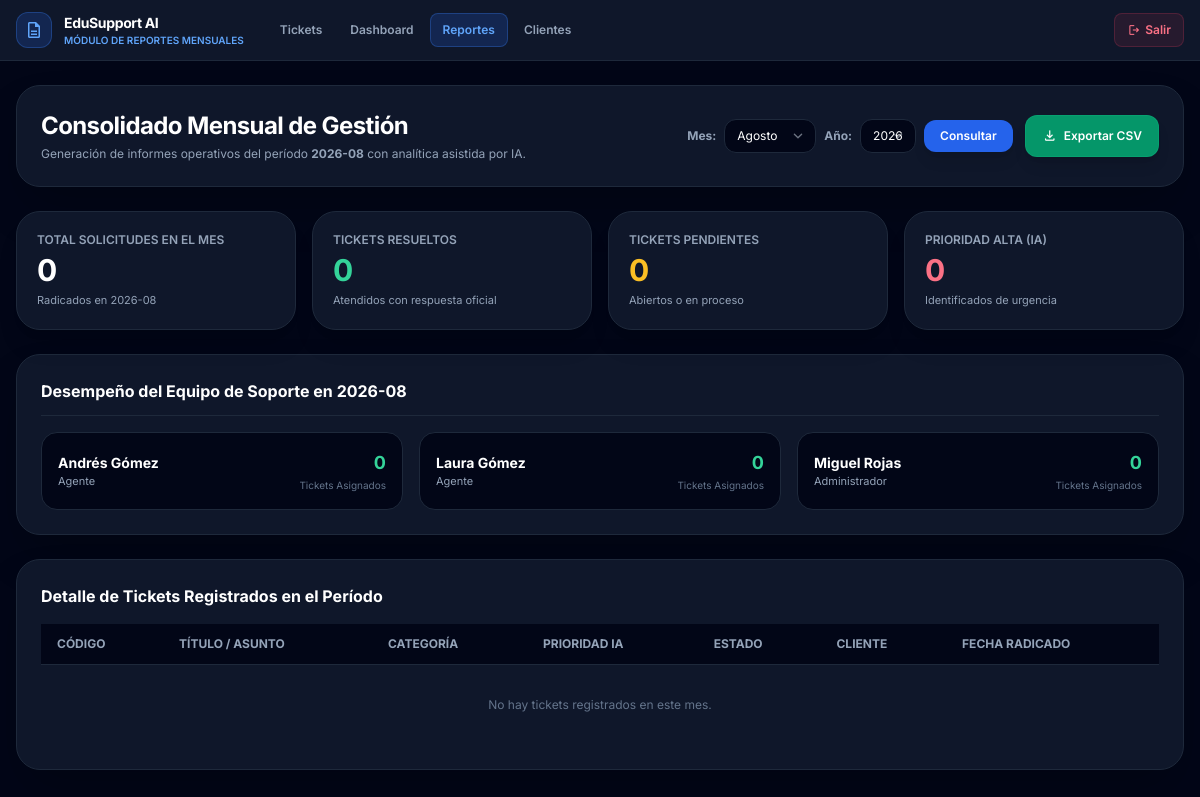
Page /admin/reportes on the committed database.
### app/models.py (models this page shows)
class UsuarioAgente(Base):
    __tablename__ = "tbl_usuario_agente"
    id_agente = Column(Integer, primary_key=True, index=True, autoincrement=True)
    nombre_completo = Column(String(150), nullable=False)
    correo_electronico = Column(String(100), unique=True, nullable=False)
    rol = Column(String(50), default="Agente", nullable=False)
    password_hash = Column(String(255), nullable=True)
    ultimo_acceso = Column(DateTime, nullable=True)
    activo = Column(Boolean, default=True)
    fecha_creacion = Column(DateTime, default=datetime.utcnow)
    tickets_asignados = relationship("Ticket", back_populates="agente_asignado")
    soluciones = relationship("Solucion", back_populates="autor")

### app/main.py (the view)
@app.get("/admin/reportes", response_class=HTMLResponse)
def page_reportes(request: Request, mes: int = 8, anio: int = 2026, db: Session = Depends(get_db)):
    rep = crud.get_monthly_report_data(db, mes, anio)
    return templates.TemplateResponse(request=request, name="reportes.html", context={
        "reporte": rep,
        "mes": mes,
        "anio": anio
    })

### app/templates/reportes.html (shortened to what this page needs)
<!DOCTYPE html>
<html lang="es" class="h-full bg-slate-950 text-slate-100">
<head>
    <script src="https://cdn.tailwindcss.com?plugins=forms,container-queries"></script>
</head>
<body class="min-h-full flex flex-col justify-between">
    <header class="border-b border-slate-800 bg-slate-900 sticky top-0 z-50">
        <div class="max-w-7xl mx-auto px-4 py-3 flex items-center justify-between">
            <div class="flex items-center gap-6">
                <a href="/admin/dashboard" class="flex items-center gap-3">
                    <div class="w-9 h-9 bg-blue-600/20 text-blue-400 rounded-xl flex items-center justify-center border border-blue-500/30">
                        <span class="material-symbols-outlined text-xl">description</span>
                    </div>
                    <div>
                        <h1 class="font-bold text-white text-sm tracking-tight">EduSupport AI</h1>
                        <p class="text-[10px] text-blue-400 font-semibold uppercase">Módulo de Reportes Mensuales</p>
                    </div>
                </a>
                <nav class="hidden md:flex items-center gap-1 text-xs font-semibold">
                    <a href="/agente/tickets" class="px-3 py-2 rounded-lg text-slate-400 hover:text-white transition">Tickets</a>
                    <a href="/admin/dashboard" class="px-3 py-2 rounded-lg text-slate-400 hover:text-white transition">Dashboard</a>
                    <a href="/admin/reportes" class="px-3 py-2 rounded-lg bg-blue-600/20 text-blue-400 border border-blue-500/30">Reportes</a>
                    <a href="/admin/clientes" class="px-3 py-2 rounded-lg text-slate-400 hover:text-white transition">Clientes</a>
                </nav>
            </div>
            <div class="flex items-center gap-3">
                <a href="/" class="text-xs font-semibold text-rose-400 hover:text-rose-300 px-3 py-1.5 rounded-lg border border-rose-500/20 bg-rose-500/10 flex items-center gap-1 transition">
                    <span class="material-symbols-outlined text-sm">logout</span> Salir
                </a>
            </div>
        </div>
    </header>
    <main class="max-w-7xl mx-auto w-full px-4 py-6 flex-1 space-y-6">
        <div class="bg-slate-900 border border-slate-800 rounded-3xl p-6 shadow-2xl flex flex-wrap items-center justify-between gap-4">
            <div>
                <h2 class="text-2xl font-bold text-white tracking-tight">Consolidado Mensual de Gestión</h2>
                <p class="text-xs text-slate-400 mt-1">Generación de informes operativos del período <strong>{{ reporte.periodo }}</strong> con analítica asistida por IA.</p>
            </div>
            <div class="flex flex-wrap items-center gap-3">
                <form action="/admin/reportes" method="GET" class="flex items-center gap-2">
                    <label class="text-xs font-bold text-slate-400">Mes:</label>
                    <select name="mes" class="bg-slate-950 border border-slate-800 rounded-xl text-xs text-white px-3 py-2 focus:outline-none">
                        <option value="8" {% if mes == 8 %}selected{% endif %}>Agosto</option>
                    </select>
                    <label class="text-xs font-bold text-slate-400">Año:</label>
                    <select name="anio" class="bg-slate-950 border border-slate-800 rounded-xl text-xs text-white px-3 py-2 focus:outline-none">
                        <option value="2026" selected>2026</option>
                    </select>
                    <button type="submit" class="bg-blue-600 hover:bg-blue-500 text-white font-semibold text-xs px-4 py-2 rounded-xl shadow-lg transition">
                        Consultar
                    </button>
                </form>
                <a href="/admin/reportes/exportar-csv?mes={{ mes }}&anio={{ anio }}" class="bg-emerald-600 hover:bg-emerald-500 text-white font-semibold text-xs px-4 py-2 rounded-xl shadow-lg transition flex items-center gap-1.5 border border-emerald-500/30">
                    <span class="material-symbols-outlined text-base">download</span>
                    <span>Exportar CSV</span>
                </a>
            </div>
        </div>
        <div class="grid grid-cols-1 sm:grid-cols-2 lg:grid-cols-4 gap-4">
            <div class="bg-slate-900 border border-slate-800 p-5 rounded-3xl shadow-xl">
                <div class="text-xs font-semibold text-slate-400 uppercase mb-1">Total Solicitudes en el Mes</div>
                <div class="text-3xl font-bold text-white">{{ reporte.total_tickets }}</div>
                <p class="text-[11px] text-slate-400 mt-1">Radicados en {{ reporte.periodo }}</p>
            </div>
            <div class="bg-slate-900 border border-slate-800 p-5 rounded-3xl shadow-xl">
                <div class="text-xs font-semibold text-slate-400 uppercase mb-1">Tickets Resueltos</div>
                <div class="text-3xl font-bold text-emerald-400">{{ reporte.tickets_resueltos }}</div>
                <p class="text-[11px] text-slate-400 mt-1">Atendidos con respuesta oficial</p>
            </div>
            <div class="bg-slate-900 border border-slate-800 p-5 rounded-3xl shadow-xl">
                <div class="text-xs font-semibold text-slate-400 uppercase mb-1">Tickets Pendientes</div>
                <div class="text-3xl font-bold text-amber-400">{{ reporte.tickets_abiertos + reporte.tickets_en_proceso }}</div>
                <p class="text-[11px] text-slate-400 mt-1">Abiertos o en proceso</p>
            </div>
            <div class="bg-slate-900 border border-slate-800 p-5 rounded-3xl shadow-xl">
                <div class="text-xs font-semibold text-slate-400 uppercase mb-1">Prioridad Alta (IA)</div>
                <div class="text-3xl font-bold text-rose-400">{{ reporte.prioridad_alta }}</div>
                <p class="text-[11px] text-slate-400 mt-1">Identificados de urgencia</p>
            </div>
        </div>
        <div class="bg-slate-900 border border-slate-800 rounded-3xl p-6 shadow-2xl space-y-4">
            <h3 class="font-bold text-white text-base border-b border-slate-800 pb-3">Desempeño del Equipo de Soporte en {{ reporte.periodo }}</h3>
            <div class="grid grid-cols-1 md:grid-cols-3 gap-4 text-xs">
                {% for a in reporte.agentes_perf %}
                <div class="p-4 bg-slate-950 border border-slate-800 rounded-2xl flex items-center justify-between">
                    <div>
                        <div class="font-bold text-white text-sm">{{ a.nombre }}</div>
                        <div class="text-slate-400 text-[11px]">{{ a.rol }}</div>
                    </div>
                    <div class="text-right">
                        <div class="text-lg font-bold text-emerald-400">{{ a.atendidos }}</div>
                        <div class="text-[10px] text-slate-500">Tickets Asignados</div>
                    </div>
                </div>
                {% endfor %}
            </div>
        </div>
        <div class="bg-slate-900 border border-slate-800 rounded-3xl overflow-hidden shadow-2xl p-6">
            <h3 class="font-bold text-white text-base mb-4">Detalle de Tickets Registrados en el Período</h3>
            <div class="overflow-x-auto">
                <table class="w-full text-left text-xs">
                    <thead class="bg-slate-950 border-b border-slate-800 text-slate-400 font-bold uppercase">
                        <tr>
                            <th class="px-4 py-3">Código</th>
                            <th class="px-4 py-3">Título / Asunto</th>
                            <th class="px-4 py-3">Categoría</th>
                            <th class="px-4 py-3">Prioridad IA</th>
                            <th class="px-4 py-3">Estado</th>
                            <th class="px-4 py-3">Cliente</th>
                            <th class="px-4 py-3">Fecha Radicado</th>
                        </tr>
                    </thead>
                    <tbody class="divide-y divide-slate-800/60">
                        {% for t in reporte.tickets_lista %}
                        <tr class="hover:bg-slate-800/40">
                            <td class="px-4 py-3 font-mono font-bold text-blue-400">{{ t.codigo_seguimiento }}</td>
                            <td class="px-4 py-3 text-white font-medium">{{ t.titulo }}</td>
                            <td class="px-4 py-3 text-slate-300">{{ t.categoria_preliminar }}</td>
                            <td class="px-4 py-3"><span class="font-bold text-rose-400">{{ t.prioridad }}</span></td>
                            <td class="px-4 py-3"><span class="text-slate-300">{{ t.estado }}</span></td>
                            <td class="px-4 py-3 text-slate-300">{{ t.cliente.nombre_completo if t.cliente else '' }}</td>
                            <td class="px-4 py-3 text-slate-400">{{ t.fecha_creacion.strftime('%Y-%m-%d %H:%M') }}</td>
                        </tr>
                        {% else %}
                        <tr>
                            <td colspan="7" class="px-4 py-8 text-center text-slate-500">No hay tickets registrados en este mes.</td>
                        </tr>
                        {% endfor %}
                    </tbody>
                </table>
            </div>
        </div>
    </main>
</body>
</html>

### app/templates/reportes.html (style rules this page uses)
body { font-family: 'Inter', sans-serif; }

### rows in the picture
UsuarioAgente: nombre "Andrés Gómez", rol "Agente", atendidos "0"
UsuarioAgente: nombre "Laura Gómez", rol "Agente", atendidos "0"
UsuarioAgente: nombre "Miguel Rojas", rol "Administrador", atendidos "0"

### other values in the picture
{{ reporte.periodo }} "2026-08"
{{ reporte.total_tickets }} "0"
{{ reporte.tickets_resueltos }} "0"
{{ reporte.tickets_abiertos + reporte.tickets_en_proceso }} "0"
{{ reporte.prioridad_alta }} "0"
